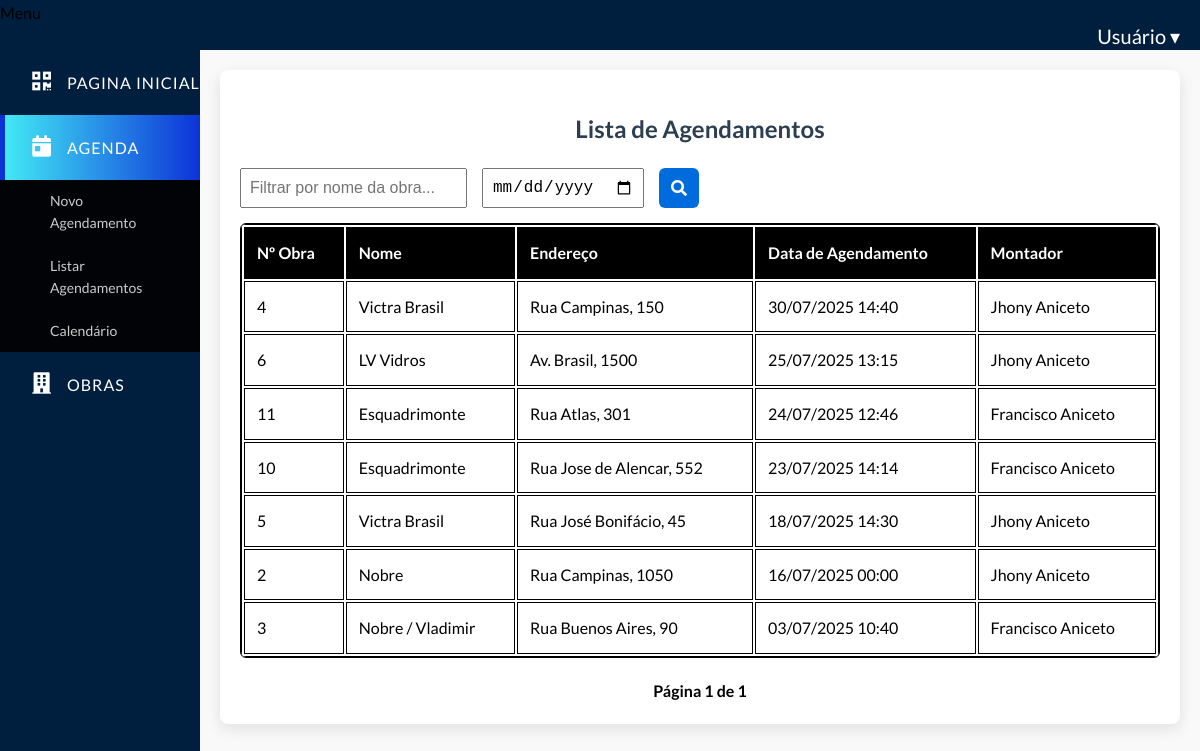
The app's page /agenda/lista/?page=2&nome=&data=&status= (signed in), older data.
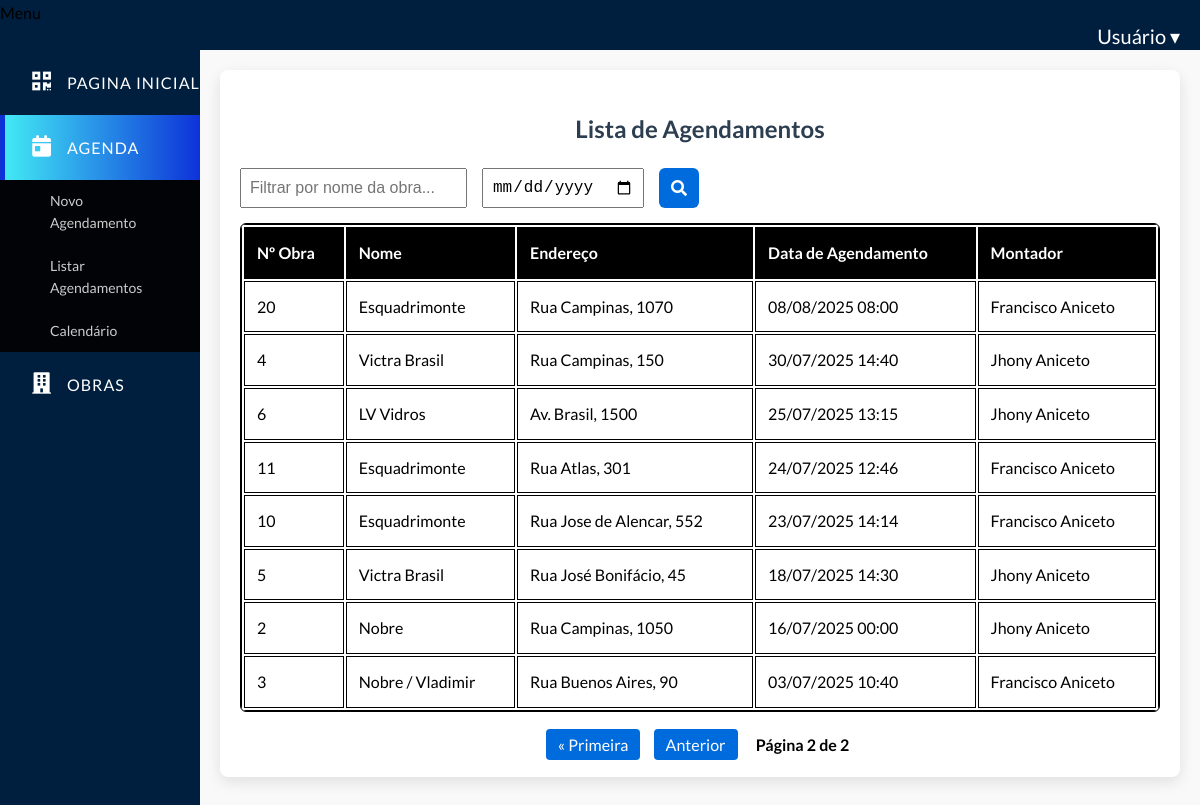
The same page, newer data.
### agenda/models.py (models this page shows, shortened)
class Agendamento(models.Model):
    obra = models.ForeignKey(
        Obra,
        on_delete=models.CASCADE,
        related_name='agendamentos',
        verbose_name='Obra relacionada'
    )
    data_criacao = models.DateTimeField(auto_now_add=True, verbose_name='Data de Criação')
    montador = models.ForeignKey(
        usuario,
        on_delete=models.SET_NULL,
        null=True,
        verbose_name='Montador Responsável',
        limit_choices_to={'cargo__nome': 'Montador', 'ativo': True}
    )
    data_agendamento = models.DateTimeField(
        verbose_name='Data de Agendamento',
        null=True,  # Adicionado para permitir agendamentos sem data
        blank=True
    )
    realizado = models.BooleanField(default=False, verbose_name='Agendamento Realizado?')
    cancelado = models.BooleanField(default=False, verbose_name='Agendamento Cancelado?')  # Novo campo
    STATUS_CHOICES = [
        ('pendente', 'Pendente'),
        ('em_andamento', 'Em Andamento'),
        ('realizado', 'Realizado'),
        ('cancelado', 'Cancelado'),
    ]
    status = models.CharField(
        max_length=20,
        choices=STATUS_CHOICES,
        default='pendente',
        verbose_name='Status do Agendamento'
    )
    class Meta:
        verbose_name = 'Agendamento'
        verbose_name_plural = 'Agendamentos'
        ordering = ['-data_agendamento']
        constraints = [
            models.UniqueConstraint(
                fields=['montador', 'data_agendamento'],
                name='unique_montador_agendamento',
                violation_error_message='Esse montador já tem um agendamento para esse horário.',
                condition=models.Q(data_agendamento__isnull=False)  # Só aplica se tiver data
            )
        ]

### obra/models.py (models this page shows, shortened)
class Obra(models.Model):
    STATUS_PENDENTE = 'pendente'
    STATUS_ANDAMENTO = 'em_andamento'
    STATUS_REALIZADO = 'Realizado'
    STATUS_CANCELADA = 'cancelada'
    STATUS_EXCLUIDA = 'excluida'
    STATUS_CHOICES = [
        (STATUS_PENDENTE, 'Pendente'),
        (STATUS_ANDAMENTO, 'Em Andamento'),
        (STATUS_REALIZADO, 'Realizado'),
        (STATUS_CANCELADA, 'Cancelada'),
        (STATUS_EXCLUIDA, 'Excluída'),
    ]
    status = models.CharField('Status', max_length=20, choices=STATUS_CHOICES, default=STATUS_PENDENTE)
    nome = models.CharField('nome', max_length=50)
    numero = models.IntegerField('numero controle')
    endereco = models.TextField('endereço', max_length=200, null=True, blank=True)
    data_criacao = models.DateTimeField('Data de criação', auto_now_add=True)
    cliente = models.CharField('nome cliente', max_length=50)
    previsao_entrega = models.DateTimeField('Data prevista para entrega', null=True, blank=True)
    data_alteracao = models.DateTimeField(auto_now=True)
    excluido = models.BooleanField(default=False)
    usuario_exclusao = models.ForeignKey(
        settings.AUTH_USER_MODEL, on_delete=models.SET_NULL, null=True, blank=True, related_name='obras_excluidas'
    )
    data_exclusao = models.DateTimeField(null=True, blank=True)
    class Meta:
        verbose_name = 'Obra'
        verbose_name_plural = 'Obras'
        ordering = ['-data_criacao']

### usuario/models.py (models this page shows, shortened)
class usuario(AbstractUser):
    nome = models.CharField('Nome', max_length=200)
    cpf = models.CharField('CPF', max_length=11, unique=True)
    email = models.EmailField('E-mail')
    telefone = models.CharField('Telefone', max_length=20, null=True, blank=True)
    cargo = models.ForeignKey(Cargo, verbose_name='Cargo', on_delete=models.SET_NULL, null=True)
    data_admissao = models.DateField('Data de Admissão', null=True, blank=True)
    ativo = models.BooleanField('Ativo', default=True)

### agenda/views.py (the view)
# urls.py: path('lista/', views.listar_agendamentos, name='listar'),
@login_required
def listar_agendamentos(request):
    nome = request.GET.get('nome', '')
    data = request.GET.get('data', '')
    status_filtro = request.GET.get('status', '')
    agendamentos = Agendamento.objects.select_related('obra', 'montador').filter(obra__excluido=False)
    if nome:
        agendamentos = agendamentos.filter(obra__nome__icontains=nome)
    if data:
        agendamentos = agendamentos.filter(data_agendamento__date=data)
    if status_filtro:
        agendamentos = agendamentos.filter(obra__status=status_filtro)
    agendamentos = agendamentos.order_by('-data_agendamento')
    paginator = Paginator(agendamentos, 10)  # 10 por página
    page_number = request.GET.get('page')
    pagina_obj = paginator.get_page(page_number)
    context = {
        'pagina_obj': pagina_obj,
        'nome': nome,
        'data': data,
        'status_filtro': status_filtro,
    }
    return render(request, 'agenda/listar_agendamentos.html', context)

### templates/agenda/listar_agendamentos.html (shortened to what this page needs)
{% extends 'base.html' %}
{% load static %}
{% block content %}
{% block extra_css %}
<link rel="stylesheet" href="{% static 'agenda/listaAgenda.css' %}">
{% endblock %}
<div class="lista-agenda-container">
  <h2>Lista de Agendamentos</h2>
  <form method="get" class="filtros-tabela">
    <input type="text" id="filtro-nome" name="nome" value="{{ nome }}" placeholder="Filtrar por nome da obra...">
    <input type="date" id="filtro-data" name="data" value="{{ data }}">
    <button type="submit" id="btn-filtrar" class="btn-filtrar">
      <i class="fas fa-search"></i>
    </button>
  </form>
  <section class="tabela-wrapper">
    <table class="tabela-agendamentos">
      <thead>
        <tr>
          <th>Nº Obra</th>
          <th>Nome</th>
          <th>Endereço</th>
          <th>Data de Agendamento</th>
          <th>Montador</th>
        </tr>
      </thead>
      <tbody id="tabela-corpo">
  {% for agendamento in pagina_obj %}
    <tr>
      <td>{{ agendamento.obra.id }}</td>
      <td>{{ agendamento.obra.nome }}</td>
      <td>{{ agendamento.obra.endereco }}</td>
      <td>{{ agendamento.data_agendamento|date:"d/m/Y H:i" }}</td>
      <td>{{ agendamento.montador.get_full_name }}</td>
    </tr>
  {% empty %}
    <tr>
      <td colspan="6">Nenhum agendamento encontrado.</td>
    </tr>
    {% endfor %}
</tbody>
    </table>
  </section>
<div class="paginacao">
    {% if pagina_obj.has_previous %}
        <a href="?page=1&nome={{ nome }}&data={{ data }}&status={{ status_filtro }}">&laquo; Primeira</a>
        <a href="?page={{ pagina_obj.previous_page_number }}&nome={{ nome }}&data={{ data }}&status={{ status_filtro }}">Anterior</a>
    {% endif %}
    <span>Página {{ pagina_obj.number }} de {{ pagina_obj.paginator.num_pages }}</span>
</div>
{% endblock %}

Row changes from the older to the newer data that the page shows:
added Agendamento: obra.id "20", obra.nome "Esquadrimonte", obra.endereco "Rua Campinas, 1070", data_agendamento "08/08/2025 08:00", montador.get_full_name "Francisco Aniceto"
Text that changed along with them:
{{ pagina_obj.number }}: "1" → "2"
{{ pagina_obj.paginator.num_pages }}: "1" → "2"
text now shown: "« Primeira Anterior"
